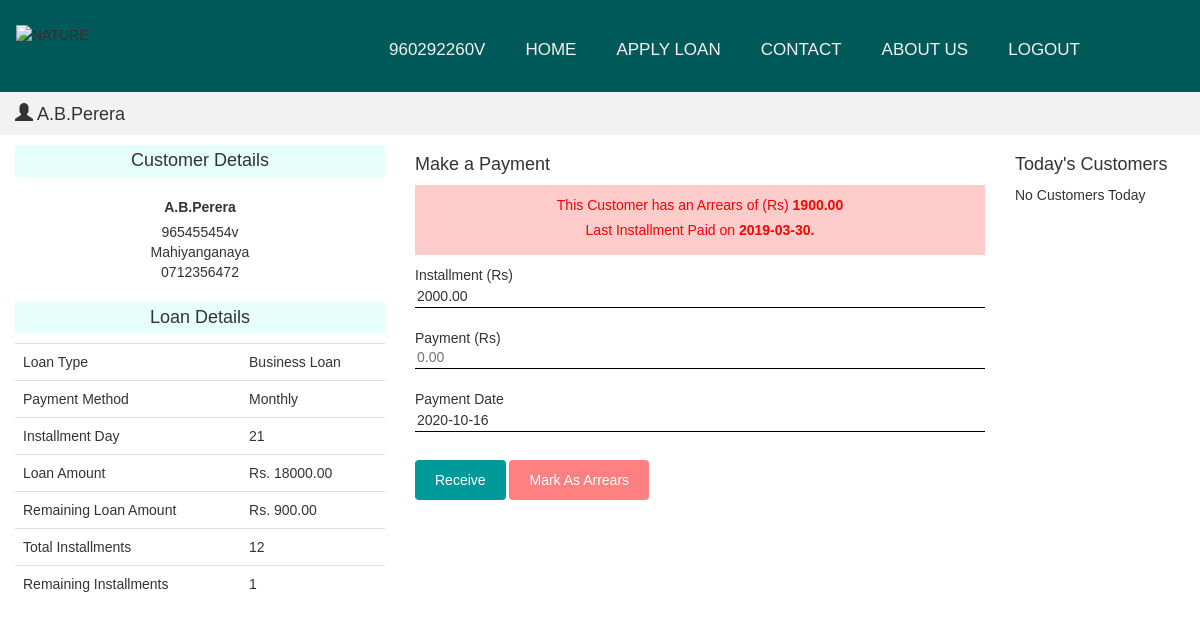
The page /ccviewcustomer.php?customerid=50 (signed in) on the database its author committed.
### tables this page shows
CREATE TABLE `customer` (
  `customerId` int(11) NOT NULL,
  `nic` varchar(20) DEFAULT NULL,
  `fullName` varchar(60) DEFAULT NULL,
  `nameWithInitials` varchar(30) DEFAULT NULL,
  `permanentAddress` varchar(50) DEFAULT NULL,
  `email` varchar(50) DEFAULT NULL,
  `dateOfBirth` varchar(50) DEFAULT NULL,
  `city` varchar(100) DEFAULT NULL,
  `civilStatus` varchar(50) DEFAULT NULL,
  `loanPurpose` varchar(255) DEFAULT NULL,
  `loanStatus` varchar(10) DEFAULT 'AP',
  `mobileNo` varchar(15) DEFAULT NULL,
  `monthlyIncome` varchar(50) DEFAULT NULL,
  `business` varchar(40) DEFAULT NULL,
  `businessAddress` varchar(60) DEFAULT NULL,
  `empName` varchar(100) DEFAULT NULL,
  `designation` varchar(50) DEFAULT NULL,
  `bSalary` varchar(100) DEFAULT NULL,
  `gender` varchar(10) NOT NULL,
  `bIncome` varchar(40) DEFAULT NULL,
  `otherIncome` varchar(40) DEFAULT NULL,
  `loanType` varchar(30) DEFAULT NULL,
  `loanTime` int(11) NOT NULL DEFAULT '1',
  `appliedDate` date DEFAULT NULL
);

CREATE TABLE `customerloandetails` (
  `customerLoanId` int(11) NOT NULL,
  `loanAmount` double DEFAULT '0',
  `loanType` varchar(15) NOT NULL,
  `interest` double DEFAULT '0',
  `totalLoanAmount` double DEFAULT '0',
  `installment` double DEFAULT '0',
  `remainingLoanBalance` double DEFAULT '0',
  `installmentPaidAmount` double DEFAULT '0',
  `noOfInstallments` int(11) DEFAULT '0',
  `arrearsStatus` varchar(5) DEFAULT 'YES',
  `installmentDueDate` varchar(10) DEFAULT NULL,
  `installmentPaidDate` date DEFAULT NULL,
  `appliedLoanDuration` varchar(100) DEFAULT NULL,
  `appliedLoanAmount` varchar(100) DEFAULT NULL,
  `customerId` int(100) DEFAULT NULL,
  `appliedMethod` varchar(30) DEFAULT NULL,
  `officerId` int(11) DEFAULT NULL,
  `ccId` int(11) DEFAULT NULL,
  `nextInstallmentDueDate` date DEFAULT NULL,
  `remainingNoOfInstallments` int(11) DEFAULT NULL,
  `appliedDate` date DEFAULT NULL
);

CREATE TABLE `customerareasedetails` (
  `customerId` int(11) NOT NULL,
  `arrearsPaidDate` date DEFAULT NULL,
  `arrearsStatus` varchar(5) DEFAULT NULL,
  `arrearsAmount` varchar(70) DEFAULT NULL
);

### ccviewcustomer.php (the view, shortened to what this page needs)
<?php
$Date=date("Y-m-d");
require_once("connection.php");
        if(isset($_GET['customerid'])){
                $customerid=$_GET['customerid'];
                $query1="SELECT* FROM customer WHERE customerId='$customerid'";
                $result1=$conn->query($query1);
                $row=$result1->fetch_assoc();
                        if ($result1->num_rows > 0) {
                        $NWI = $row['nameWithInitials'];
                        $NIC = $row['nic'];
                        $Address=$row['permanentAddress'];
                        $mobileNo=$row['mobileNo'];
                        }
                }
        if(isset($_GET['customerid'])){
                $customerid=$_GET['customerid'];
                $sql = "SELECT* FROM customerloandetails WHERE customerId='$customerid'";
                $result2=$conn->query($sql);
                $row=$result2->fetch_assoc();
                if ($result2->num_rows > 0) {
                        $loanType=$row['loanType'];
                        $paymentMethod=$row['appliedMethod'];
                        $loanAmount=$row['loanAmount'];
                        $installment=$row['installment'];
                        $lastPaymentDate=$row['installmentPaidDate'];
                        $arrearsStatus=$row['arrearsStatus'];
                        $noOfInstallments=$row['noOfInstallments'];
                        $remainingNoOfInstallments=$row['remainingNoOfInstallments'];
                        $remainingLoanBalance=$row['remainingLoanBalance'];
                        $installmentDueDate=$row['installmentDueDate'];
                }
                $arrearsAmount=0;
                        $query2="SELECT* FROM customerareasedetails WHERE customerId='$customerid'";
                        $result3=$conn->query($query2);
                        $row=$result3->fetch_assoc();
                        if ($result3->num_rows > 0) {
                                $arrearsAmount=$row['arrearsAmount'];
                        }
        }
?>
<!DOCTYPE html>
<html>
<head>
	<link rel="stylesheet" href="bootstrap/css/bootstrap.min.css">
	<link rel="stylesheet" href="css/button.css">
</head>
<body>
<?php
require_once("header.php");
 ?>
 <div class="col-sm-12" style="background-color: #f2f2f2;margin-bottom: 10px;">
         <h4 style="text-align: ;"><i class="glyphicon glyphicon-user"></i> <?php echo $NWI; ?> </h4>
 </div>
<div class="col-sm-4">
        <div class="cusdet">
                <p class="custitle">
                      Customer Details
                </p>
                <p class="custdet2" style="padding: 10px;">
                        <label><?php echo $NWI; ?></label><br>
                        <?php echo $NIC; ?><br>
                        <?php echo $Address; ?><br>
                        <?php echo $mobileNo; ?><br>
                </p>
        </div>
        <div class="loandet">
                <p class="custitle">
                      Loan Details
                </p>
                <div class="table-responsive">
                          <table class="table">
                            <tbody>
                              <tr>
                                <td>Loan Type</td>
                                <td><?php echo $loanType; ?></td>
                              </tr>
                              <tr>
                                <td>Payment Method</td>
                                <td><?php echo $paymentMethod; ?></td>
                              </tr>
                              <tr>
                                <td>Installment Day</td>
                                <td><?php echo $installmentDueDate; ?></td>
                              </tr>
                              <tr>
                                <td>Loan Amount</td>
                                <td><?php echo "Rs. ".$loanAmount.".00"; ?></td>
                              </tr>
                              <tr>
                                <td>Remaining Loan Amount</td>
                                <td><?php echo "Rs. ".$remainingLoanBalance.".00"; ?></td>
                              </tr>
                              <tr>
                                <td>Total Installments</td>
                                <td><?php echo $noOfInstallments; ?></td>
                              </tr>
                              <tr>
                                <td>Remaining Installments</td>
                                <td><?php echo $remainingNoOfInstallments; ?></td>
                              </tr>
                            </tbody>
                  </table>
                </div>
        </div>
</div>
<div class="col-sm-6">
        <h4>Make a Payment</h4>
        <?php
                if($arrearsStatus=='YES'){
                        ?>
                                <p class="lastpayment" style="text-align: center; color: red; background-color: #ffcccc;padding: 10px;width: 100%;">
                                This Customer has an Arrears of (Rs) <label><?php echo $arrearsAmount; ?>.00</label><br>
                                Last Installment Paid on <label><?php echo $lastPaymentDate; ?>.</label> <br>
                                </p>
                        <?php
                }
                else{
                        ?>
                                <p class="lastpayment" style="color: blue; background-color: #d9e6f2;padding: 10px;width: 100%;">
                                Last Installment Paid on <label><?php echo $lastPaymentDate; ?>.</label> No Arrearses. <br>
                                </p>
                        <?php
                }
        ?>
        <form action="ccviewcustomer.php?customerid=<?php echo $customerid; ?>" method="POST">
                Installment (Rs) <br>
                <input type="text" name="installment" value="<?php echo $installment.".00"; ?>"  readonly><br><br>
                Payment (Rs) <p id="paymentvald" style="color: red;margin-bottom: -2px;"></p>
                <input type="text" name="tpayment" placeholder="0.00"><br><br>
                Payment Date <br>
                <input type="text" name="PaidDate" value="<?php echo $Date;  ?>" readonly><br><br>
                <input type="submit" name="Receive" value="Receive" onclick="return confirm('Receive Money?');">
                <input type="submit" name="arrears" value="Mark As Arrears" style="background-color: #ff8080;" onclick="return confirm('Mark as an arrears?');">
        </form>
</div>
<div class="col-sm-2">
                                <h4>Today's Customers</h4>
                <?php
                $day=date("d");
                $sql="SELECT* FROM customerloandetails WHERE installmentDueDate='$day'";
                $result=$conn->query($sql);
        if ($result->num_rows > 0) {
                while($row=$result->fetch_assoc()){
                        $customerId=$row['customerId'];
                        $query="SELECT* FROM customer WHERE customerId='$customerId'";
                                $result2=$conn->query($query);
                                if ($result2->num_rows > 0) {
                                while($row=$result2->fetch_assoc()){
                                ?>
                <div class="table-responsive">
                        <table class="table">
                                <tr>
                                        <td style="">
                                        <a href="ccviewcustomer.php?customerid=<?php echo $row["customerId"] ?>"><?php echo $row["nameWithInitials"] ?></a><br>
                                        <?php echo $row["city"] ?>
                                        </td>
                                </tr>
                        </table>
                </div>
                                <?php
                                }
                        }
                }
        }
        else{
                echo "No Customers Today";
        }?>
</div>
</body>
</html>

### css/button.css (style rules this page uses)
input[type=submit] { width: auto; background-color: #009999; color: white; padding: 10px 20px; margin: 8px 0; border: none; border-radius: 4px; cursor: pointer; }

### css/header.css (style rules this page uses)
body { margin:0;font-family:Arial }

### ccviewcustomer.php (style rules this page uses)
input[type="text"] { border: none; border-bottom: 1px solid black; width: 100%; }
.cusdet { text-align: center; background-color: padding-bottom: }
.custitle { background-color: #e6fff9; font-size: 18px; padding: 3px; text-align: center; }

### rows shown on the page
customer: nameWithInitials "A.B.Perera", nic "965455454v", permanentAddress "Mahiyanganaya", mobileNo "0712356472"
customerloandetails: loanType "Business Loan", appliedMethod "Monthly", installmentDueDate "21", loanAmount "18000", remainingLoanBalance "900", noOfInstallments "12", remainingNoOfInstallments "1", installmentPaidDate "2019-03-30", installment "2000.00"
customerareasedetails: arrearsAmount "1900"

### other values the page prints
$_SESSION['username'] "960292260V"
